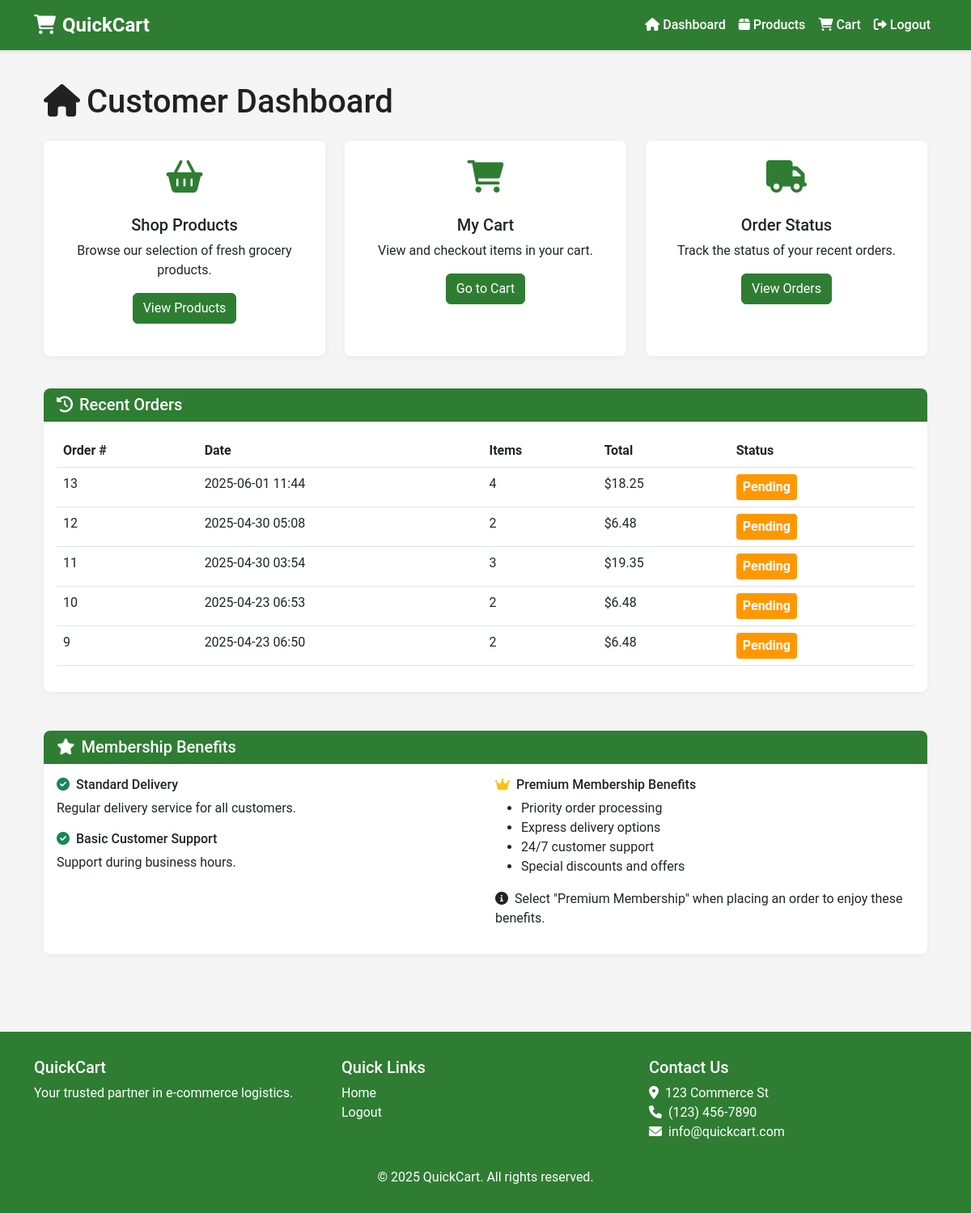
Page /customer/dashboard (signed in) on the committed database.
### models.py (models this page shows)
class Order(db.Model):
    __tablename__ = 'orders'
    order_id = db.Column(db.Integer, primary_key=True)
    user_id = db.Column(db.Integer, db.ForeignKey('users.user_id'), nullable=False)
    address = db.Column(db.String(200), nullable=False)
    premium_member = db.Column(db.Boolean, default=False)
    delivery_type = db.Column(db.String(20), nullable=False)  # 'express' or 'standard'
    total_price = db.Column(db.Float, nullable=False)
    total_weight = db.Column(db.Float, nullable=False)
    status = db.Column(db.String(20), default='pending')  # 'pending', 'processing', 'shipped', 'delivered'
    created_at = db.Column(db.DateTime, default=datetime.utcnow)
    items = db.relationship('OrderItem', backref='order', lazy=True, cascade="all, delete-orphan")

### routes.py (the view)
@app.route('/customer/dashboard')
@login_required
def customer_dashboard():
    if current_user.role != 'customer':
        flash('Access denied: You must be a customer to view this page', 'danger')
        return redirect(url_for('index'))
    recent_orders = Order.query.filter_by(user_id=current_user.user_id)\
                              .order_by(Order.created_at.desc())\
                              .limit(5).all()
    return render_template('customer/dashboard.html', recent_orders=recent_orders)

### routes.py (called while the page is built)
@app.context_processor
def inject_year():
    return {'current_year': datetime.datetime.now().year}

@login_manager.user_loader
def load_user(user_id):
    return User.query.get(int(user_id))

@app.before_request
def before_request():
    if 'cart' not in session:
        session['cart'] = {}

### templates/customer/dashboard.html (shortened to what this page needs)
{% extends 'base.html' %}
{% block content %}
<div class="container">
    <h1 class="mb-4"><i class="fas fa-home me-2"></i>Customer Dashboard</h1>
    <div class="row mb-4">
        <div class="col-md-4 mb-3">
            <div class="card dashboard-card h-100">
                <div class="card-body text-center">
                    <div class="icon-wrapper">
                        <i class="fas fa-shopping-basket"></i>
                    </div>
                    <h5 class="card-title">Shop Products</h5>
                    <p class="card-text">Browse our selection of fresh grocery products.</p>
                    <a href="{{ url_for('customer_products') }}" class="btn btn-primary">View Products</a>
                </div>
            </div>
        </div>
        <div class="col-md-4 mb-3">
            <div class="card dashboard-card h-100">
                <div class="card-body text-center">
                    <div class="icon-wrapper">
                        <i class="fas fa-shopping-cart"></i>
                    </div>
                    <h5 class="card-title">My Cart</h5>
                    <p class="card-text">View and checkout items in your cart.</p>
                    <a href="{{ url_for('customer_cart') }}" class="btn btn-primary">Go to Cart</a>
                </div>
            </div>
        </div>
        <div class="col-md-4 mb-3">
            <div class="card dashboard-card h-100">
                <div class="card-body text-center">
                    <div class="icon-wrapper">
                        <i class="fas fa-truck"></i>
                    </div>
                    <h5 class="card-title">Order Status</h5>
                    <p class="card-text">Track the status of your recent orders.</p>
                    <a href="#recent-orders" class="btn btn-primary">View Orders</a>
                </div>
            </div>
        </div>
    </div>
    <div class="row">
        <div class="col-12">
            <div class="card">
                <div class="card-header">
                    <h5 id="recent-orders" class="mb-0"><i class="fas fa-history me-2"></i>Recent Orders</h5>
                </div>
                <div class="card-body">
                    {% if recent_orders %}
                        <div class="table-responsive">
                            <table class="table table-hover">
                                <thead>
                                    <tr>
                                        <th>Order #</th>
                                        <th>Date</th>
                                        <th>Items</th>
                                        <th>Total</th>
                                        <th>Status</th>
                                    </tr>
                                </thead>
                                <tbody>
                                    {% for order in recent_orders %}
                                        <tr>
                                            <td>{{ order.order_id }}</td>
                                            <td>{{ order.created_at.strftime('%Y-%m-%d %H:%M') }}</td>
                                            <td>{{ order.items|length }}</td>
                                            <td class="price-format">{{ order.total_price }}</td>
                                            <td>
                                                <span class="order-status status-{{ order.status }}">
                                                    {{ order.status|capitalize }}
                                                </span>
                                            </td>
                                        </tr>
                                    {% endfor %}
                                </tbody>
                            </table>
                        </div>
                    {% endif %}
                </div>
            </div>
        </div>
    </div>
    <div class="row mt-4">
        <div class="col-md-12">
            <div class="card">
                <div class="card-header">
                    <h5 class="mb-0"><i class="fas fa-star me-2"></i>Membership Benefits</h5>
                </div>
                <div class="card-body">
                    <div class="row">
                        <div class="col-md-6">
                            <h6><i class="fas fa-check-circle text-success me-2"></i>Standard Delivery</h6>
                            <p>Regular delivery service for all customers.</p>
                            <h6><i class="fas fa-check-circle text-success me-2"></i>Basic Customer Support</h6>
                            <p>Support during business hours.</p>
                        </div>
                        <div class="col-md-6">
                            <h6><i class="fas fa-crown text-warning me-2"></i>Premium Membership Benefits</h6>
                            <ul>
                                <li>Priority order processing</li>
                                <li>Express delivery options</li>
                                <li>24/7 customer support</li>
                                <li>Special discounts and offers</li>
                            </ul>
                            <p class="mt-3">
                                <i class="fas fa-info-circle me-2"></i>Select "Premium Membership" when placing an order to enjoy these benefits.
                            </p>
                        </div>
                    </div>
                </div>
            </div>
        </div>
    </div>
</div>
{% endblock %}

### templates/base.html (shortened to what this page needs)
<!DOCTYPE html>
<html lang="en">
<head>
    <link href="https://cdn.jsdelivr.net/npm/bootstrap@5.3.0-alpha1/dist/css/bootstrap.min.css" rel="stylesheet">
    <link rel="stylesheet" href="https://cdnjs.cloudflare.com/ajax/libs/font-awesome/6.0.0/css/all.min.css">
    <link rel="stylesheet" href="{{ url_for('static', filename='css/style.css') }}">
    <link href="https://cdn.jsdelivr.net/npm/leaflet@1.9.3/dist/leaflet.css" rel="stylesheet">
</head>
<body>
    <nav class="navbar navbar-expand-lg navbar-dark">
        <div class="container">
            <a class="navbar-brand" href="{{ url_for('index') }}">
                <i class="fas fa-shopping-cart me-2"></i>QuickCart
            </a>
            <div class="collapse navbar-collapse" id="navbarNav">
                <ul class="navbar-nav ms-auto">
                    {% if current_user.is_authenticated %}
                        {% if current_user.role == 'customer' %}
                            <li class="nav-item">
                                <a class="nav-link {% if request.path == url_for('customer_dashboard') %}active{% endif %}" href="{{ url_for('customer_dashboard') }}">
                                    <i class="fas fa-home me-1"></i>Dashboard
                                </a>
                            </li>
                            <li class="nav-item">
                                <a class="nav-link {% if request.path == url_for('customer_products') %}active{% endif %}" href="{{ url_for('customer_products') }}">
                                    <i class="fas fa-box me-1"></i>Products
                                </a>
                            </li>
                            <li class="nav-item">
                                <a class="nav-link {% if request.path == url_for('customer_cart') %}active{% endif %}" href="{{ url_for('customer_cart') }}">
                                    <i class="fas fa-shopping-cart me-1"></i>Cart
                                </a>
                            </li>
                        {% endif %}
                        <li class="nav-item">
                            <a class="nav-link" href="{{ url_for('logout') }}">
                                <i class="fas fa-sign-out-alt me-1"></i>Logout
                            </a>
                        </li>
                    {% else %}
                        <li class="nav-item">
                            <a class="nav-link {% if request.path == url_for('login') %}active{% endif %}" href="{{ url_for('login') }}">
                                <i class="fas fa-sign-in-alt me-1"></i>Login
                            </a>
                        </li>
                    {% endif %}
                </ul>
            </div>
        </div>
    </nav>
    <main class="container my-4">
        {% block content %}{% endblock %}
    </main>
    <footer class="mt-5">
        <div class="container">
            <div class="row">
                <div class="col-md-4">
                    <h5>QuickCart</h5>
                    <p>Your trusted partner in e-commerce logistics.</p>
                </div>
                <div class="col-md-4">
                    <h5>Quick Links</h5>
                    <ul class="list-unstyled">
                        <li><a href="{{ url_for('index') }}">Home</a></li>
                        {% if current_user.is_authenticated %}
                            <li><a href="{{ url_for('logout') }}">Logout</a></li>
                        {% else %}
                            <li><a href="{{ url_for('login') }}">Login</a></li>
                        {% endif %}
                    </ul>
                </div>
                <div class="col-md-4">
                    <h5>Contact Us</h5>
                    <address>
                        <i class="fas fa-map-marker-alt me-2"></i>123 Commerce St<br>
                        <i class="fas fa-phone me-2"></i>(123) 456-7890<br>
                        <i class="fas fa-envelope me-2"></i>info@quickcart.com
                    </address>
                </div>
            </div>
            <div class="row mt-3">
                <div class="col-12 text-center">
                    <p class="mb-0">&copy; {{ current_year }} QuickCart. All rights reserved.</p>
                </div>
            </div>
        </div>
    </footer>
    <div class="position-fixed bottom-0 end-0 p-3" style="z-index: 11">
    </div>
</body>
</html>

### static/css/style.css (style rules this page uses)
:root { --primary: #2e7d32; --primary-light: #4caf50; --primary-dark: #1b5e20; --accent: #8bc34a; --white: #ffffff; --light-gray: #f5f5f5; --medium-gray: #e0e0e0; --dark-gray: #757575; --text-primary: #212121; --text-secondary: #757575; --danger: #f44336; --warning: #ff9800; --success: #4caf50; --info: #2196f3; }
body { font-family: 'Roboto', 'Segoe UI', Arial, sans-serif; margin: 0; padding: 0; color: var(--text-primary); background-color: var(--light-gray); min-height: 100vh; display: flex; flex-direction: column; }
.navbar { background-color: var(--primary); box-shadow: 0 2px 4px rgba(0, 0, 0, 0.1); }
.navbar-brand { color: var(--white) !important; font-weight: bold; font-size: 1.5rem; }
.navbar-nav .nav-link { color: var(--white) !important; font-weight: 500; }
.btn-primary { background-color: var(--primary); border-color: var(--primary); }
.card { border: none; border-radius: 8px; box-shadow: 0 2px 10px rgba(0, 0, 0, 0.05); transition: transform 0.3s, box-shadow 0.3s; margin-bottom: 1.5rem; }
.card-header { background-color: var(--primary); color: var(--white); border-radius: 8px 8px 0 0 !important; font-weight: bold; }
footer { background-color: var(--primary); color: var(--white); padding: 2rem 0; margin-top: auto; }
footer a { color: var(--white); text-decoration: none; }
.dashboard-card { height: 100%; display: flex; flex-direction: column; }
.dashboard-card .card-body { flex: 1; }
.dashboard-card .icon-wrapper { font-size: 2.5rem; margin-bottom: 1rem; color: var(--primary); }
.order-status { font-weight: bold; padding: 0.25rem 0.5rem; border-radius: 4px; display: inline-block; }
.status-pending { background-color: var(--warning); color: white; }

### rows in the picture
Order: order_id "13", created_at "2025-06-01 11:44", items|length "4", total_price "$18.25", status "Pending"
Order: order_id "12", created_at "2025-04-30 05:08", items|length "2", total_price "$6.48", status "Pending"
Order: order_id "11", created_at "2025-04-30 03:54", items|length "3", total_price "$19.35", status "Pending"
Order: order_id "10", created_at "2025-04-23 06:53", items|length "2", total_price "$6.48", status "Pending"
Order: order_id "9", created_at "2025-04-23 06:50", items|length "2", total_price "$6.48", status "Pending"
